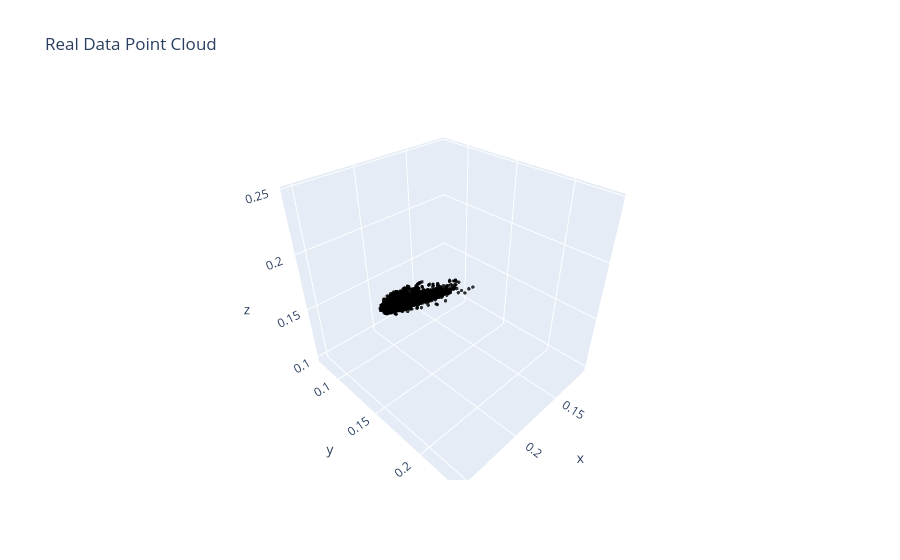
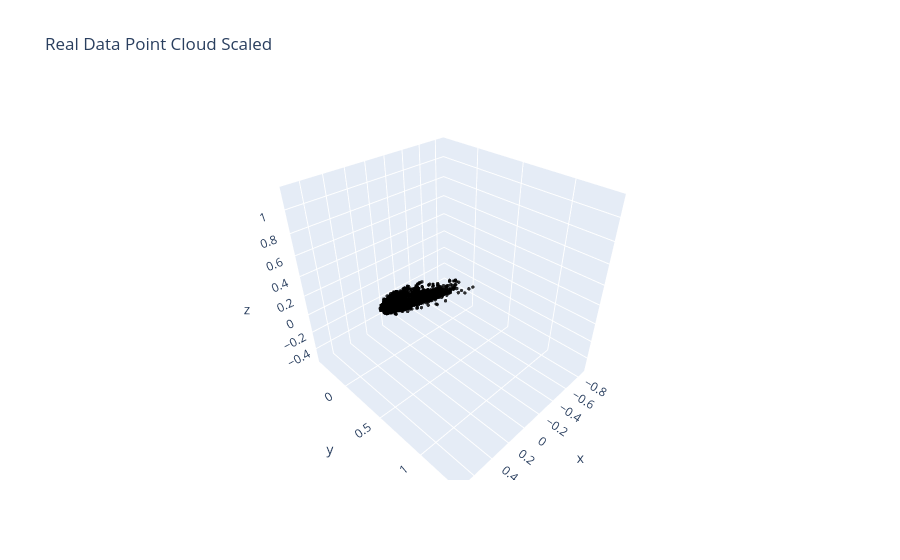

These figures' notebook cell, in order:
### Code cell
from learning.datatools import voxel_normalize
pc = np.load('/home/keyi/sid/learning2localize/realdata/crops/0_2_849.0_crop_pc_6d.npy')/1000
scaled_points, center, scale = voxel_normalize(pc[:, :3], voxel_size=0.0045)

fig = go.Figure()
fig.add_trace(go.Scatter3d(
    x=pc[:, 0],
    y=pc[:, 1],
    z=pc[:, 2],
    mode='markers',
    marker=dict(size=2, color=pc[:, 3:], opacity=0.8),
))
fig.update_layout(title=f"Real Data Point Cloud")
fig.show()
fig =  go.Figure()
fig.add_trace(go.Scatter3d(
    x=scaled_points[:, 0],
    y=scaled_points[:, 1],
    z=scaled_points[:, 2],
    mode='markers',
    marker=dict(size=2, color=scaled_points[:, 3:], opacity=0.8),
))
fig.update_layout(title=f"Real Data Point Cloud Scaled")
fig.show()

### Figure 1 — Plotly figure (JSON) as saved in the notebook; plotly's stock layout.template omitted (floating-point values rounded to 4 significant figures; data arrays with more than 128 entries replaced by an {"elided": "..."} marker saying what was removed)
{"data": [{"marker": {"color": {"elided": "4435 empty rows"}, "opacity": 0.8, "size": 2}, "mode": "markers", "type": "scatter3d", "x": {"elided": "4435 float values"}, "y": {"elided": "4435 float values"}, "z": {"elided": "4435 float values"}}], "layout": {"title": {"text": "Real Data Point Cloud"}}}

### Figure 2 — Plotly figure (JSON) as saved in the notebook; plotly's stock layout.template omitted (floating-point values rounded to 4 significant figures; data arrays with more than 128 entries replaced by an {"elided": "..."} marker saying what was removed)
{"data": [{"marker": {"color": {"elided": "4435 empty rows"}, "opacity": 0.8, "size": 2}, "mode": "markers", "type": "scatter3d", "x": {"elided": "4435 float values"}, "y": {"elided": "4435 float values"}, "z": {"elided": "4435 float values"}}], "layout": {"title": {"text": "Real Data Point Cloud Scaled"}}}
